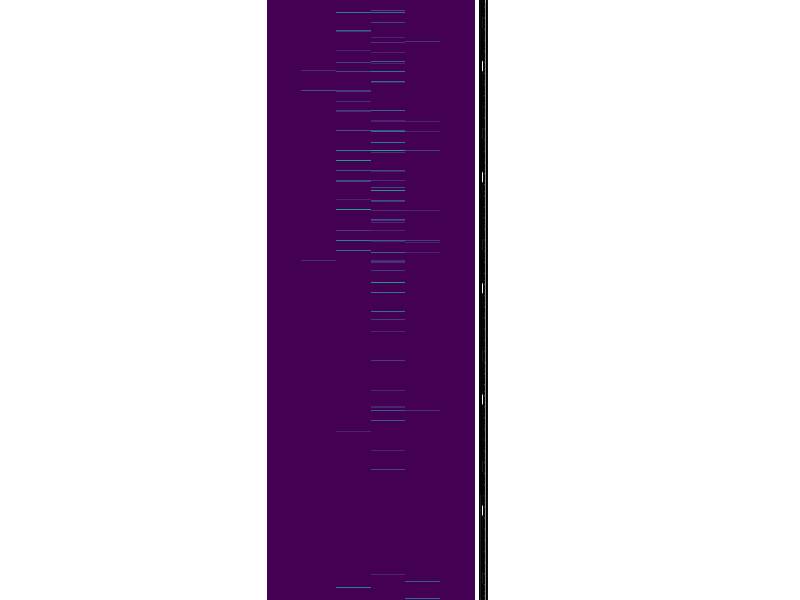

Generate this figure with R:
############################################
############################################
####SCRIPT FOR HEATMAP FIGURE 1e############
############################################
############################################

#Setting the working directory and loading packages required 
setwd("C:/Users/imoha/OneDrive - University of California, San Diego Health/Bile_Acid/Heatmaps_Fig1")
library(colorspace)
library(vegan)
library(gplots)
library(dplyr)

#Loading the input file (available in the source data)
dfnon<-read.csv("Figure_1e_Non_Refined_counts_morethan2.csv", check.names = FALSE)

#reshaping the dataframe from long to wide format
dfnon_wide <- reshape(dfnon, idvar = "delta", timevar = "Bile", direction = "wide")
dfnon_wide[is.na(dfnon_wide)] <- 0
dfnon_wide_1<-dfnon_wide[order(dfnon_wide$delta),]
dfnon_wide_1<-dfnon_wide_1[,c(1,4,3,2,7,6,5)]

#rounding the delta masses to 1 to get a bin width of 1Da for the delta masses
dfnon_wide_1$round_delta1<-round(dfnon_wide_1$delta, digits = 1)
df_delta1<-dfnon_wide_1[,-c(9)]

#grouping by deltas and summing over all the counts in non to pentahydroxy columns
df_delta1_grp <- df_delta1 %>%
  group_by(round_delta1) %>%
  summarise(across(everything(), sum))
df_delta1_grp<-df_delta1_grp[,-c(2)]

#input for the blank file of deltas (available in source data) to imput blank values in the delta masses that are not present to ensure a linear scale
df_delta1_blank1<-read.csv("Figure_1e_Delta1_Count_table_Non_Refined_blank.csv", check.names = FALSE)

#subsetting for delta masses that are not in the main delta mass table - basically adding rows with all 0s to make the linear scale
df_delta1_blank1_subset<-subset(df_delta1_blank1, !(round_delta1 %in% df_delta1_grp$round_delta1))

#appending the two dataframes to get the full table
df_delta1_final = rbind(df_delta1_grp,df_delta1_blank1_subset)
df_delta1_final<-as.data.frame(df_delta1_final)

#applying log and storing in a new dataframe 
df_delta1_final_log<-df_delta1_final
df_delta1_final_log[,2:7] <- log10(df_delta1_final_log[2:7] + 1)
df_delta1_final_log2 <- df_delta1_final_log[order(df_delta1_final_log$round_delta1),] #ordering the delta masses in ascending order

#plottinh heatmap using pheatmap package
rnames1 <- df_delta1_final_log2[,1]
matdf1 <- data.matrix(df_delta1_final_log2[,2:7])
rownames(matdf1) <- rnames1
library(pheatmap)
library(viridis)
svg("delta1_nonrefined_heatmap_log.svg")
pheatmap(matdf1,cluster_cols = F, cluster_rows = F, fontsize_row = 2, fontsize_col = 2, cellwidth = 25, cellheight = 0.08, color=viridis(100))
dev.off()
